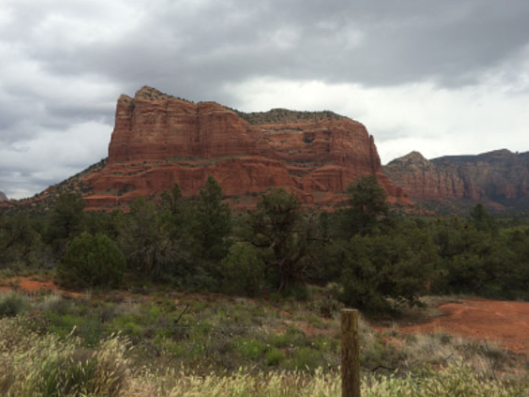
#> input picture project/left.jpg, 529 x 397 px
$ python task2.py
#> lines starting #> are read from the running program, lines starting #| are printed output that depends on the picture; after the words box and inside, x2 and y2 are one past the last pixel; in counts of white or black regions, pixels touching at a corner belong together
#> further down, left_img is the input picture: shape (397, 529, 3); mean B, G, R 101.4, 112.9, 118.8
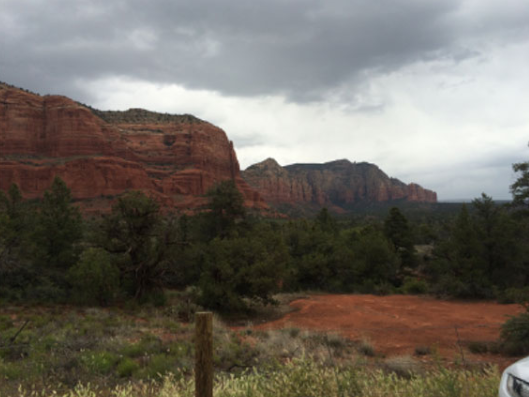
#> input picture project/right.jpg, 529 x 397 px
#> further down, right_img is the input picture: shape (397, 529, 3); mean B, G, R 97.1, 105.1, 110.5
"""
 Created by Syed Rehman
 syedrehm@buffalo.edu
"""
import cv2
import numpy as np
import random
import math

"""
@author :   Syed Rehman
            CSE-473
            proj2 task-2
	    syedrehm@buffalo.edu
"""

def trim_sides(frame):
    #recursively crop black sidebars
    if not np.sum(frame[0]):
        return trim_sides(frame[1:])
    if not np.sum(frame[-1]):
        return trim_sides(frame[:-2])
    if not np.sum(frame[:,0]):
        return trim_sides(frame[:,1:])
    if not np.sum(frame[:,-1]):
        return trim_sides(frame[:,:-2])
    return frame


def solution(left_img, right_img):
    """
    :param left_img:
    :param right_img:
    :return: you need to return the result image which is stitched by left_img and right_img
    """
    # right side must always be image on the right side.. or else results wont work!
    left_gray = cv2.cvtColor(left_img, cv2.COLOR_BGR2GRAY)      #good side
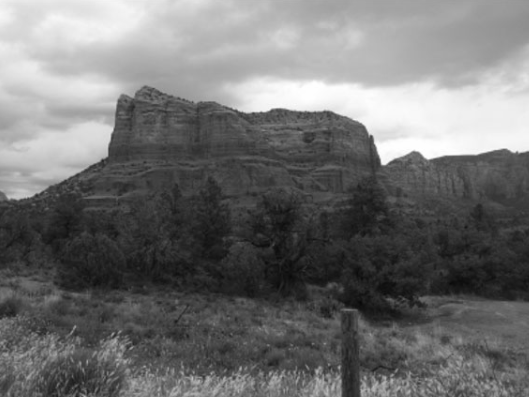
#> left_gray: shape (397, 529); min 7, max 255, mean 113.4
    right_gray = cv2.cvtColor(right_img, cv2.COLOR_BGR2GRAY)    #bad side always !!
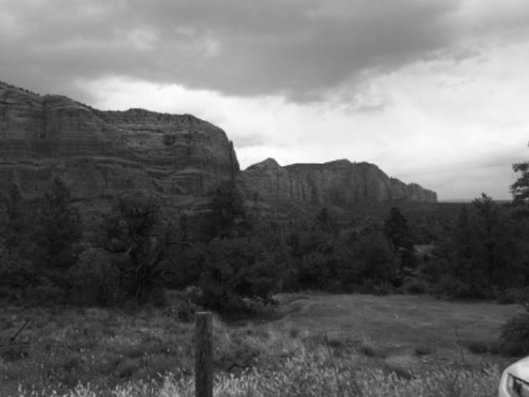
#> right_gray: shape (397, 529); min 5, max 254, mean 105.8


    #calculate the derivative in respect to x then y.
    """
    left_dx, left_dy = np.gradient(left_gray)
    right_dx, right_dy = np.gradient(right_gray)

    |~        ~|
    |Ix^2  Ixy |
    |Ixy   Iy^2|
    |~        ~|

    left_Ixx = left_dx * left_dx
    left_Iyy = left_dy * left_dy
    left_Ixy = left_dx * left_dy

    right_Ixx = right_dx * right_dx
    right_Iyy = right_dy * right_dy
    right_Ixy = right_dx * right_dy
    """

    sift = cv2.xfeatures2d.SIFT_create()

    left_key_points, left_descriptors = sift.detectAndCompute(left_gray, None)
#> left_key_points = 886 keypoints; strongest (x, y, size): (388, 151, 15.5), (384, 161, 6), (419, 122, 67.7), (259, 96, 27.9)
    right_key_points , right_descriptors = sift.detectAndCompute(right_gray, None)
#> right_key_points = 531 keypoints; strongest (x, y, size): (246, 158, 14.1), (246, 157, 14.9), (273, 131, 59.8), (243, 166, 5.7)

    bf = cv2.BFMatcher()
    # matches 'bad' image thats turned to the good one.
    points_matches = bf.knnMatch(right_descriptors,left_descriptors, k=2)   # (bad , good)
#> points_matches = 531 matches

    pick = []
    for i,j in points_matches:
        if i.distance < 0.8 * j.distance:
            pick.append(i)
#> after the loop, pick = 124 matches

    #   queryIdx refers to keypoints of the bad side or right in our case
    #   and trainIdx refers to keypoints on the left
    src_ = np.float32([right_key_points[m.queryIdx].pt for m in pick]).reshape(-1, 1, 2)
#> src_ = 124 rows, first 8: [4.38, 103], [7.51, 100.3], [9.59, 82.84], [12.17, 339.1], [12.36, 86.31], [24.67, 88.42], [25.55, 354.1], [25.55, 354.1]
    dest_ = np.float32([left_key_points[m.trainIdx].pt for m in pick]).reshape(-1, 1, 2)
#> dest_ = 124 rows, first 8: [165.4, 111.7], [168.6, 109.2], [168.8, 93.36], [175.8, 321.2], [171, 96.51], [181.7, 97.22], [187.5, 335.8], [187.5, 335.8]

    #source to destination or (bad side, good side, cv2.RANSAC, 5.0)
    Homography_matrix, mask = cv2.findHomography(src_, dest_, cv2.RANSAC, 5.0)
#> Homography_matrix = [[0.669, 0.0177, 160.2], [-0.131, 0.877, 21.91], [-0.000628, -8.41e-06, 1]]; mask = 124 values, max 1 at index 0, min 0 at index 13, mean 0.887

    height, width = right_gray.shape    #for the bad side
#> height = 397; width = 529
    pts = np.float32([ [0,0],[0, height-1],[width-1,height-1],[width-1,0] ]).reshape(-1,1,2)
#> pts = [[0, 0], [0, 396], [528, 396], [528, 0]]
    #TR matrix for the right side.
    output_img = cv2.perspectiveTransform(pts, Homography_matrix)
#> output_img = [[160.2, 21.91], [167.8, 370.3], [782.6, 451.2], [768.2, -70.51]]

    left_gray = cv2.polylines(left_gray,[np.int32(output_img)],True,255,3, cv2.LINE_AA)
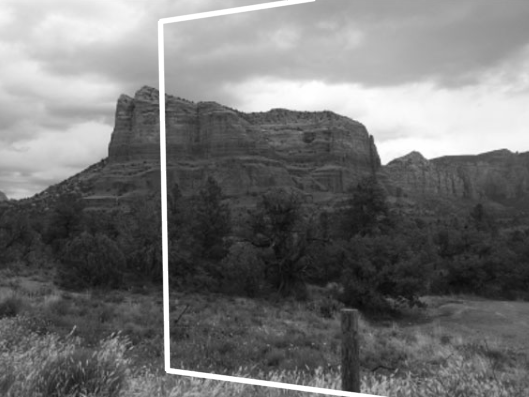
#> left_gray: shape (397, 529); 2.31% of pixels changed, all inside (x1, y1, x2, y2) = (157, 0, 390, 397)

    output_img = cv2.warpPerspective(right_img, Homography_matrix,(left_img.shape[1] + right_img.shape[1], left_img.shape[0]))
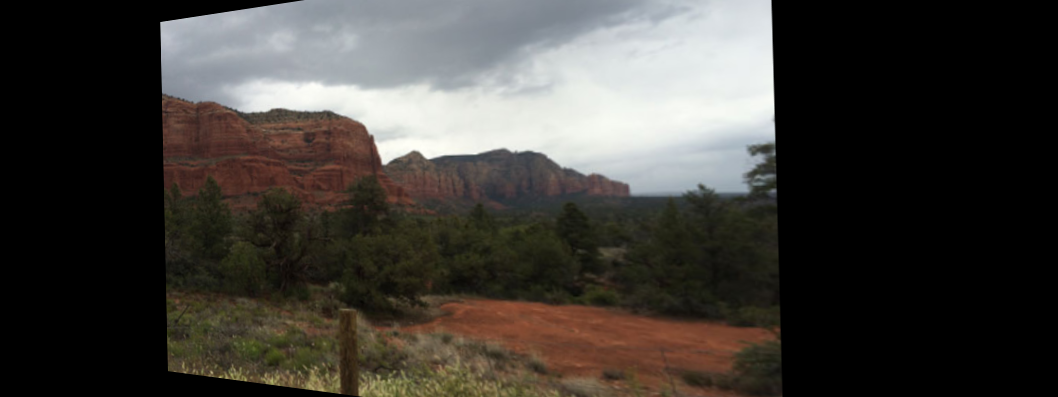
#> output_img: shape (397, 1058, 3); mean B, G, R 56.9, 61.3, 64.5

    output_img[0:left_img.shape[0],0:right_img.shape[1]] = left_img
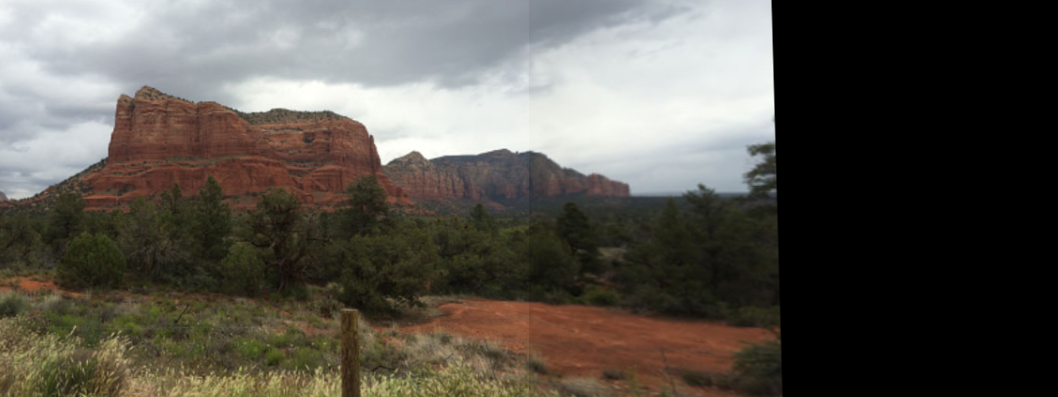
#> output_img: shape (397, 1058, 3); mean B, G, R 78.1, 85.3, 89.4
#> in trim_sides (call 39), `return trim_sides(frame[:,:-2])`:
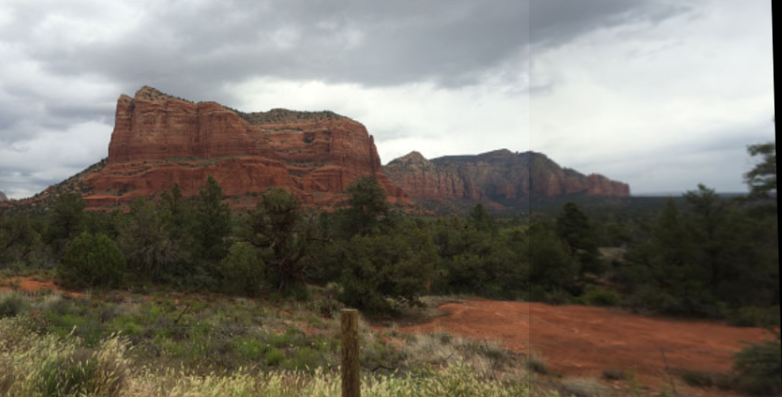
#> returned value: shape (397, 782, 3); mean of channels 0, 1, 2 105.7, 115.4, 120.9; drawn as B, G, R


    return trim_sides(output_img)
    # raise NotImplementedError

if __name__ == "__main__":
    left_img = cv2.imread('left.jpg')
    right_img = cv2.imread('right.jpg')
    result_image = solution(left_img, right_img)
    cv2.imwrite('results/task2_result.jpg',result_image)
